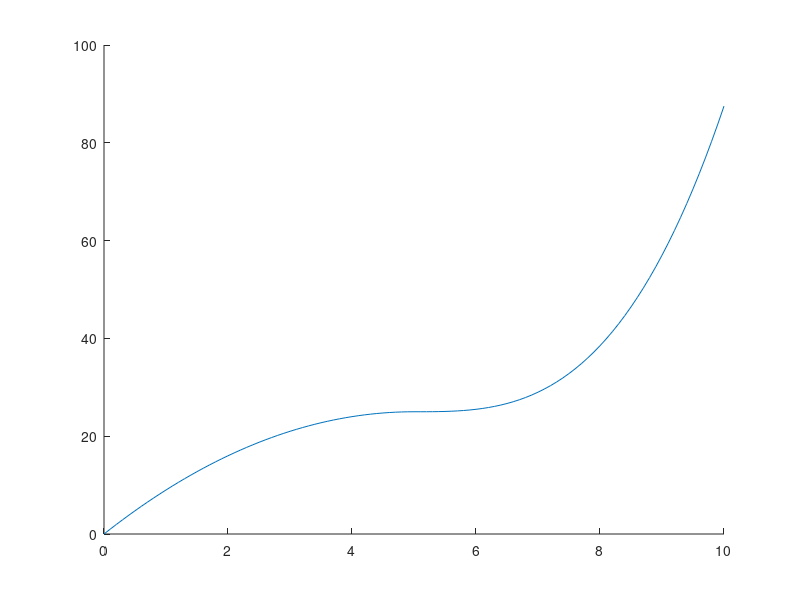

Here is the MATLAB script that generated this plot: (Note: this script raises an error after producing the figure.)
%question 2
id = fopen('data/problem2.txt');
data = textscan(id,'%f');
data = data{1,1};

p1 = data(1:51);
p2 = data(52:101);
xr1 = linspace(0,5,51);
xr2 = linspace(5.1,10,50);

hold on
plot([xr1 xr2],data);

%fit p1
phi1 = ones(size(xr1,2),1);
phi2 = xr1';
phi3 = xr1'.^2;
phi4 = xr1'.^3;
combineMat = [phi1 phi2 phi3 phi4];
[u,s,v] = svd(combineMat);
%flip the diagonal values
ds = diag(s);
ds = ds.\1;
s(logical(eye(size(s)))) = ds;
%calculate svd solution
sol = v * s' * u' * p1;
disp(sol);
syms x1
f1 = symfun(sol(1) + sol(2)*x1 + sol(3)*x1.^2 + sol(4)*x1.^3,x1);
plot(xr1,f1(xr1));
y1 = arrayfun(matlabFunction(f1),xr1);
disp(sum(abs(y1'-p1)));

%fit p2
phi1 = ones(size(xr2,2),1);
phi2 = xr2';
phi3 = xr2'.^2;
phi4 = xr2'.^3;
combineMat = [phi1 phi2 phi3 phi4];
[u,s,v] = svd(combineMat);
%flip the diagonal values
ds = diag(s);
ds = ds.\1;
s(logical(eye(size(s)))) = ds;
%calculate svd solution
sol = v * s' * u' * p2;
disp(sol);
syms x2
f2 = symfun(sol(1) + sol(2)*x2 + sol(3)*x2.^2 + sol(4)*x2.^3,[x2]);
plot(xr2,f2(xr2));
y2 = arrayfun(matlabFunction(f2),xr2);
disp(sum(abs(y2'-p2)));
hold off